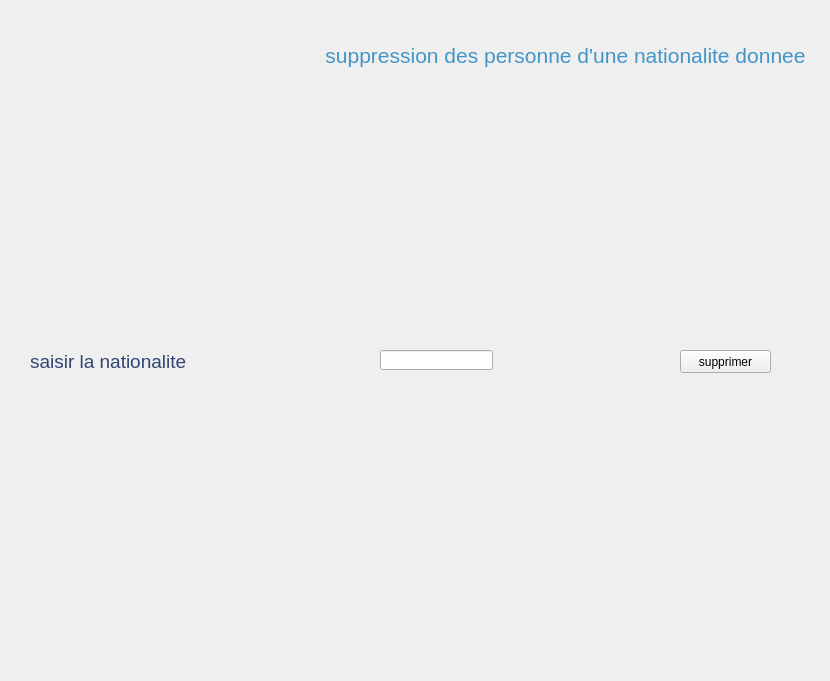
<?xml version="1.0" encoding="UTF-8"?>
<ui version="4.0">
 <class>wsp2</class>
 <widget class="QWidget" name="wsp2">
  <property name="geometry">
   <rect>
    <x>0</x>
    <y>0</y>
    <width>830</width>
    <height>681</height>
   </rect>
  </property>
  <property name="windowTitle">
   <string>Form</string>
  </property>
  <property name="styleSheet">
   <string notr="true">background-image: url(im3.jpeg);</string>
  </property>
  <widget class="QFrame" name="frame">
   <property name="geometry">
    <rect>
     <x>-30</x>
     <y>-30</y>
     <width>16777215</width>
     <height>16777215</height>
    </rect>
   </property>
   <property name="minimumSize">
    <size>
     <width>16777215</width>
     <height>16777215</height>
    </size>
   </property>
   <property name="styleSheet">
    <string notr="true">background-image: url(im3.jpeg);</string>
   </property>
   <property name="frameShape">
    <enum>QFrame::StyledPanel</enum>
   </property>
   <property name="frameShadow">
    <enum>QFrame::Raised</enum>
   </property>
   <widget class="QLabel" name="label">
    <property name="geometry">
     <rect>
      <x>350</x>
      <y>70</y>
      <width>491</width>
      <height>31</height>
     </rect>
    </property>
    <property name="text">
     <string>&lt;html&gt;&lt;head/&gt;&lt;body&gt;&lt;p align=&quot;center&quot;&gt;&lt;span style=&quot; font-size:16pt; color:#4395c8;&quot;&gt;suppression des personne d'une nationalite donnee&lt;/span&gt;&lt;/p&gt;&lt;/body&gt;&lt;/html&gt;</string>
    </property>
   </widget>
   <widget class="QPushButton" name="suppression">
    <property name="geometry">
     <rect>
      <x>710</x>
      <y>380</y>
      <width>91</width>
      <height>23</height>
     </rect>
    </property>
    <property name="text">
     <string>supprimer</string>
    </property>
   </widget>
   <widget class="QLineEdit" name="supp2">
    <property name="geometry">
     <rect>
      <x>410</x>
      <y>380</y>
      <width>113</width>
      <height>20</height>
     </rect>
    </property>
   </widget>
   <widget class="QLabel" name="label_2">
    <property name="geometry">
     <rect>
      <x>60</x>
      <y>380</y>
      <width>191</width>
      <height>21</height>
     </rect>
    </property>
    <property name="styleSheet">
     <string notr="true">color: rgb(77, 179, 200);</string>
    </property>
    <property name="text">
     <string>&lt;html&gt;&lt;head/&gt;&lt;body&gt;&lt;p&gt;&lt;span style=&quot; font-size:14pt; color:#304474;&quot;&gt;saisir la nationalite&lt;/span&gt;&lt;/p&gt;&lt;/body&gt;&lt;/html&gt;</string>
    </property>
   </widget>
  </widget>
 </widget>
 <resources>
  <include location="resources2.qrc"/>
 </resources>
 <connections/>
</ui>
